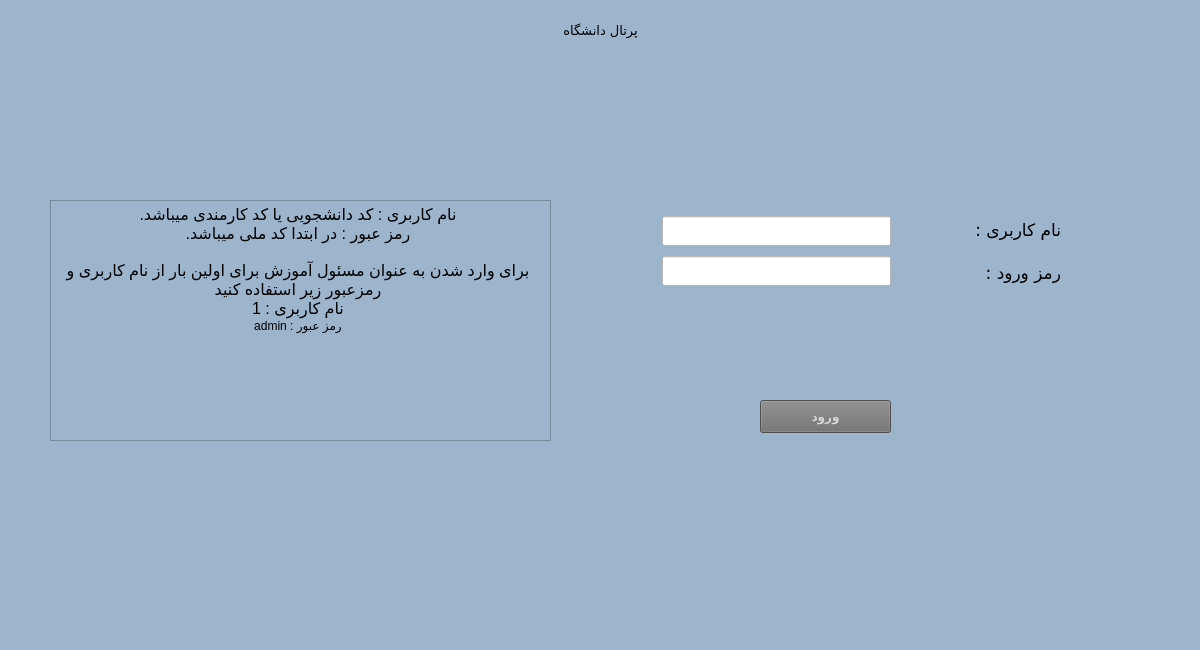
<?xml version="1.0" encoding="UTF-8"?>
<ui version="4.0">
 <class>MainWindow</class>
 <widget class="QMainWindow" name="MainWindow">
  <property name="windowModality">
   <enum>Qt::NonModal</enum>
  </property>
  <property name="enabled">
   <bool>true</bool>
  </property>
  <property name="geometry">
   <rect>
    <x>0</x>
    <y>0</y>
    <width>1200</width>
    <height>650</height>
   </rect>
  </property>
  <property name="sizePolicy">
   <sizepolicy hsizetype="Fixed" vsizetype="Fixed">
    <horstretch>0</horstretch>
    <verstretch>0</verstretch>
   </sizepolicy>
  </property>
  <property name="windowTitle">
   <string>Login</string>
  </property>
  <property name="styleSheet">
   <string notr="true">background-color:rgb(156, 180, 204)</string>
  </property>
  <property name="windowFilePath">
   <string/>
  </property>
  <property name="animated">
   <bool>true</bool>
  </property>
  <widget class="QWidget" name="centralWidget">
   <widget class="QLabel" name="label">
    <property name="geometry">
     <rect>
      <x>550</x>
      <y>10</y>
      <width>101</width>
      <height>41</height>
     </rect>
    </property>
    <property name="font">
     <font>
      <family>B Jadid</family>
      <pointsize>10</pointsize>
     </font>
    </property>
    <property name="text">
     <string>پرتال دانشگاه</string>
    </property>
    <property name="alignment">
     <set>Qt::AlignCenter</set>
    </property>
   </widget>
   <widget class="QTextBrowser" name="textBrowser">
    <property name="geometry">
     <rect>
      <x>50</x>
      <y>200</y>
      <width>501</width>
      <height>241</height>
     </rect>
    </property>
    <property name="sizePolicy">
     <sizepolicy hsizetype="Fixed" vsizetype="Fixed">
      <horstretch>0</horstretch>
      <verstretch>0</verstretch>
     </sizepolicy>
    </property>
    <property name="html">
     <string>&lt;!DOCTYPE HTML PUBLIC &quot;-//W3C//DTD HTML 4.0//EN&quot; &quot;http://www.w3.org/TR/REC-html40/strict.dtd&quot;&gt;
&lt;html&gt;&lt;head&gt;&lt;meta name=&quot;qrichtext&quot; content=&quot;1&quot; /&gt;&lt;style type=&quot;text/css&quot;&gt;
p, li { white-space: pre-wrap; }
&lt;/style&gt;&lt;/head&gt;&lt;body style=&quot; font-family:'MS Shell Dlg 2'; font-size:7.8pt; font-weight:400; font-style:normal;&quot;&gt;
&lt;p align=&quot;center&quot; style=&quot; margin-top:0px; margin-bottom:0px; margin-left:0px; margin-right:5px; -qt-block-indent:0; text-indent:0px;&quot;&gt;&lt;span style=&quot; font-family:'B roya'; font-size:12pt;&quot;&gt;.نام کاربری : کد دانشجویی یا کد کارمندی میباشد&lt;br /&gt;رمز عبور : در ابتدا کد ملی میباشد.&lt;br /&gt;&lt;br /&gt;برای وارد شدن به عنوان مسئول آموزش برای اولین بار از نام کاربری و رمزعبور زیر استفاده کنید&lt;br /&gt;نام کاربری : 1&lt;/span&gt;&lt;span style=&quot; font-family:'aria'; font-size:9pt;&quot;&gt;&lt;br /&gt;admin : رمز عبور&lt;/span&gt;&lt;/p&gt;&lt;/body&gt;&lt;/html&gt;</string>
    </property>
   </widget>
   <widget class="QWidget" name="layoutWidget">
    <property name="geometry">
     <rect>
      <x>651</x>
      <y>201</y>
      <width>421</width>
      <height>101</height>
     </rect>
    </property>
    <layout class="QHBoxLayout" name="horizontalLayout">
     <item>
      <layout class="QVBoxLayout" name="verticalLayout_3">
       <item>
        <widget class="QLineEdit" name="lineEdit_username">
         <property name="minimumSize">
          <size>
           <width>0</width>
           <height>30</height>
          </size>
         </property>
         <property name="styleSheet">
          <string notr="true">background-color: white;</string>
         </property>
        </widget>
       </item>
       <item>
        <widget class="QLineEdit" name="lineEdit_password">
         <property name="minimumSize">
          <size>
           <width>0</width>
           <height>30</height>
          </size>
         </property>
         <property name="contextMenuPolicy">
          <enum>Qt::DefaultContextMenu</enum>
         </property>
         <property name="styleSheet">
          <string notr="true">background-color: white;</string>
         </property>
         <property name="echoMode">
          <enum>QLineEdit::Password</enum>
         </property>
        </widget>
       </item>
      </layout>
     </item>
     <item>
      <layout class="QVBoxLayout" name="verticalLayout_2">
       <item>
        <spacer name="horizontalSpacer">
         <property name="orientation">
          <enum>Qt::Horizontal</enum>
         </property>
         <property name="sizeType">
          <enum>QSizePolicy::Maximum</enum>
         </property>
         <property name="sizeHint" stdset="0">
          <size>
           <width>88</width>
           <height>20</height>
          </size>
         </property>
        </spacer>
       </item>
       <item>
        <spacer name="horizontalSpacer_2">
         <property name="orientation">
          <enum>Qt::Horizontal</enum>
         </property>
         <property name="sizeType">
          <enum>QSizePolicy::Maximum</enum>
         </property>
         <property name="sizeHint" stdset="0">
          <size>
           <width>78</width>
           <height>20</height>
          </size>
         </property>
        </spacer>
       </item>
      </layout>
     </item>
     <item>
      <layout class="QVBoxLayout" name="verticalLayout">
       <item>
        <widget class="QLabel" name="label_2">
         <property name="font">
          <font>
           <family>B Roya</family>
           <pointsize>13</pointsize>
          </font>
         </property>
         <property name="text">
          <string>نام کاربری :</string>
         </property>
        </widget>
       </item>
       <item>
        <widget class="QLabel" name="label_3">
         <property name="font">
          <font>
           <family>B Roya</family>
           <pointsize>13</pointsize>
          </font>
         </property>
         <property name="text">
          <string>رمز ورود :</string>
         </property>
        </widget>
       </item>
      </layout>
     </item>
    </layout>
   </widget>
   <widget class="QPushButton" name="pushButton_login">
    <property name="geometry">
     <rect>
      <x>760</x>
      <y>400</y>
      <width>131</width>
      <height>33</height>
     </rect>
    </property>
    <property name="minimumSize">
     <size>
      <width>0</width>
      <height>30</height>
     </size>
    </property>
    <property name="font">
     <font>
      <family>B Nazanin</family>
      <pointsize>9</pointsize>
      <weight>75</weight>
      <bold>true</bold>
     </font>
    </property>
    <property name="styleSheet">
     <string notr="true">background-color:rgb(111, 111, 111);
color: rgb(214, 214, 214);

</string>
    </property>
    <property name="text">
     <string>ورود</string>
    </property>
   </widget>
  </widget>
  <widget class="QMenuBar" name="menuBar">
   <property name="geometry">
    <rect>
     <x>0</x>
     <y>0</y>
     <width>1200</width>
     <height>25</height>
    </rect>
   </property>
  </widget>
  <widget class="QStatusBar" name="statusBar"/>
 </widget>
 <layoutdefault spacing="6" margin="11"/>
 <tabstops>
  <tabstop>lineEdit_username</tabstop>
  <tabstop>lineEdit_password</tabstop>
  <tabstop>pushButton_login</tabstop>
  <tabstop>textBrowser</tabstop>
 </tabstops>
 <resources/>
 <connections>
  <connection>
   <sender>lineEdit_password</sender>
   <signal>returnPressed()</signal>
   <receiver>pushButton_login</receiver>
   <slot>click()</slot>
   <hints>
    <hint type="sourcelabel">
     <x>733</x>
     <y>302</y>
    </hint>
    <hint type="destinationlabel">
     <x>969</x>
     <y>441</y>
    </hint>
   </hints>
  </connection>
 </connections>
</ui>
